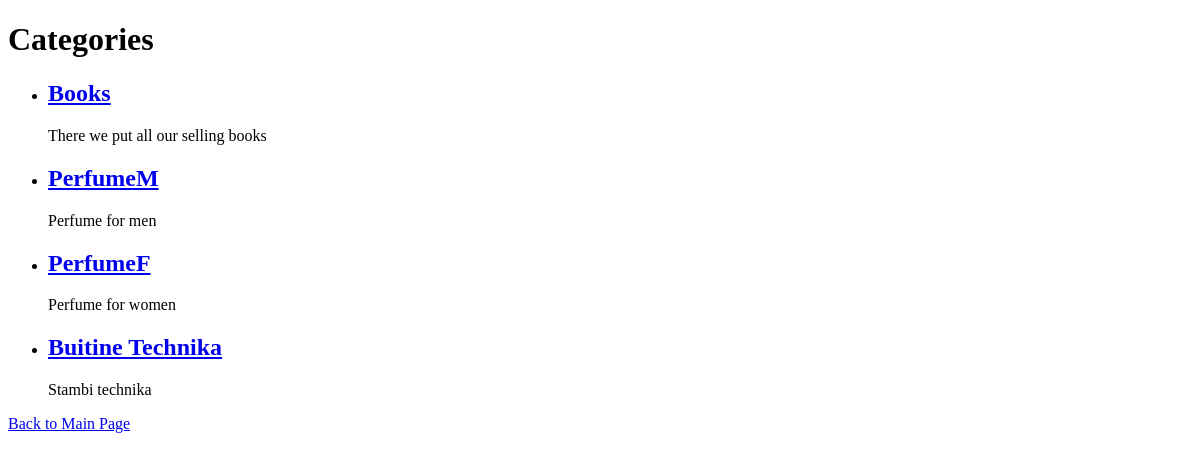
The app's page /category/, older data.
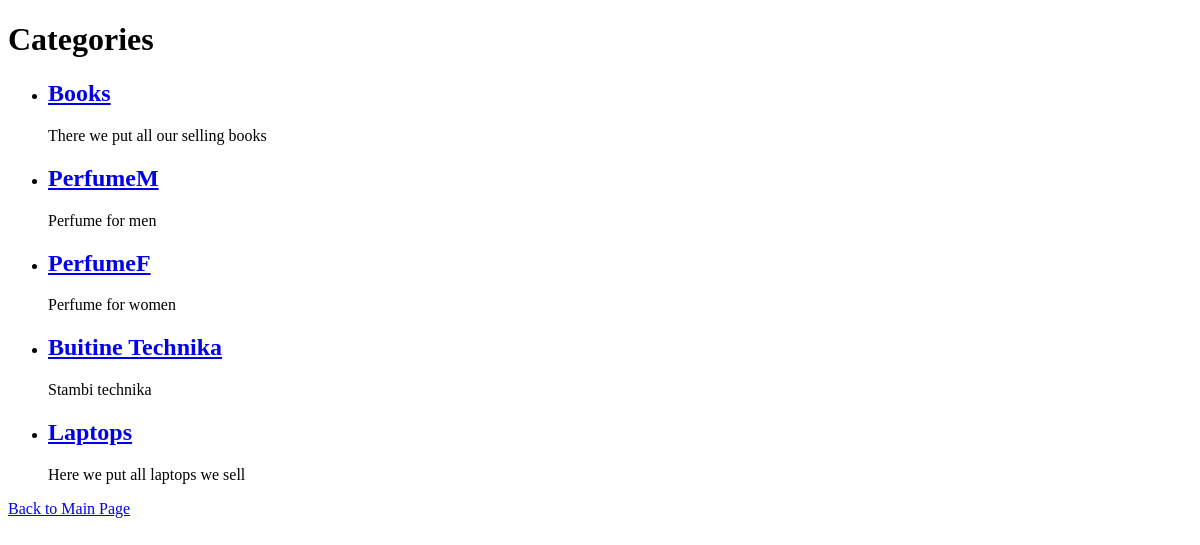
The same page, newer data.
### eshopas_app/models.py (models this page shows, shortened)
class Category(models.Model):
    name = models.CharField(max_length=100)
    type = models.SlugField(max_length=100, unique=True)
    description = models.TextField(blank=True)

### eshopas_app/views.py (the view)
# urls.py: path('category/', views.category, name='category_list'),
def category(request):
    categories = Category.objects.all()
    return render(request, 'category.html', {'categories': categories})

### eshopas_app/templates/category.html (shortened to what this page needs)
<!DOCTYPE html>
<html>
<head>
</head>
<body>
    <h1>Categories</h1>
    <ul>
        {% for category in categories %}
            <li>
                <h2><a href="{% url 'category_detail' category.pk %}">{{ category.name }}</a></h2>
                <p>{{ category.description }}</p>
            </li>
        {% empty %}
            <li>No categories available.</li>
        {% endfor %}
    </ul>
    <a href="{% url 'index' %}" class="btn btn-primary">Back to Main Page</a>
</body>
</html>

Row changes from the older to the newer data that the page shows:
added Category: name "Laptops", description "Here we put all laptops we sell"
